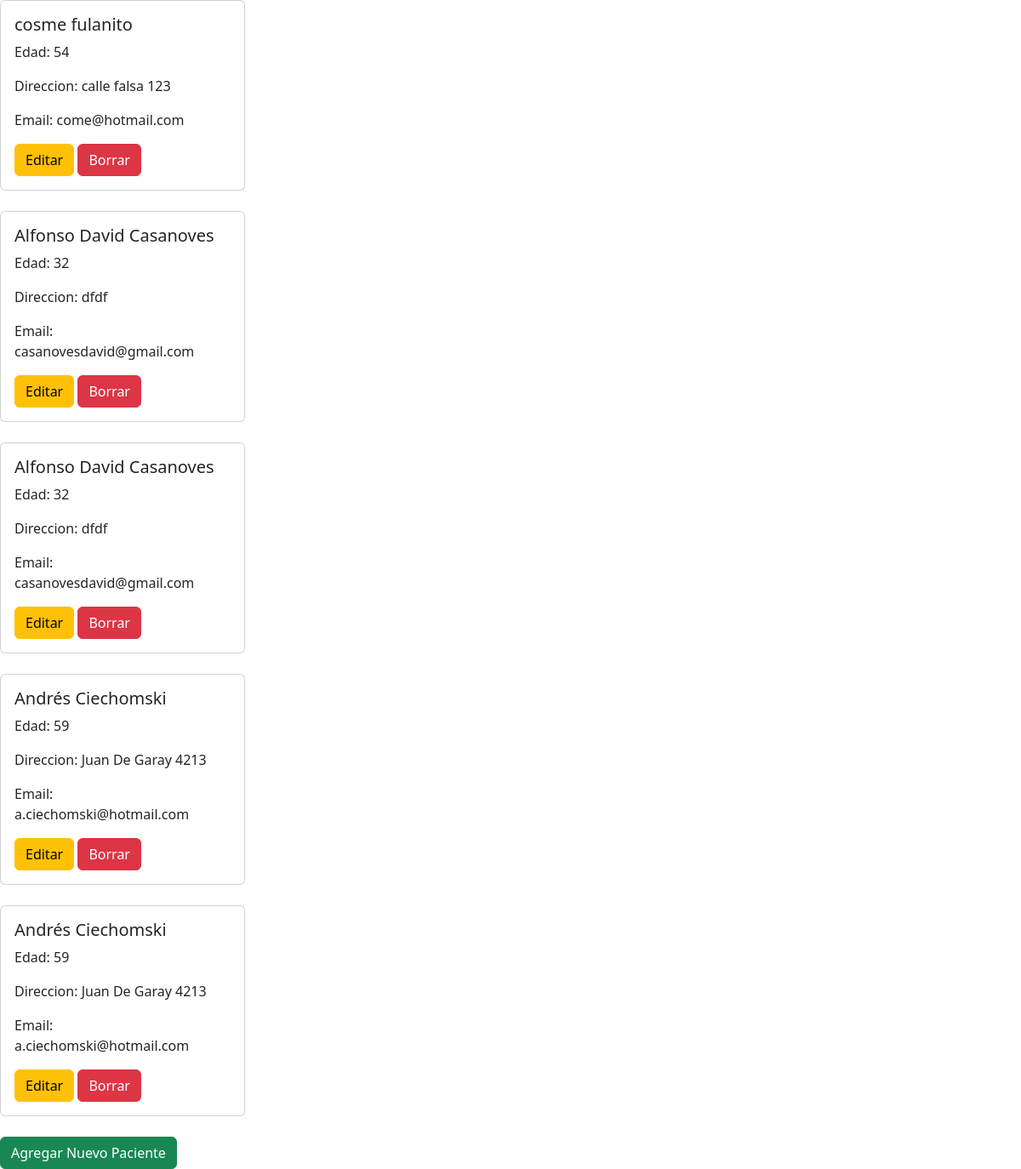
Screenshot of /BaseDeDatos/read_pacientes/ with the database file from the repository.
### BaseDeDatos/models.py (models this page shows)
class Paciente(models.Model):
    nombre = models.CharField(max_length=40)
    apellido = models.CharField(max_length=40)
    edad = models.IntegerField()
    fechadenacimiento = models.DateField()
    id = models.IntegerField(primary_key=True)
    direccion = models.CharField(max_length=40)
    ciudad = models.CharField(max_length=40)
    email = models.EmailField()

### BaseDeDatos/views.py (the view)
# urls.py: path('read_pacientes/', read_pacientes),
def read_pacientes(request=None):
    pacientes = Paciente.objects.all()
    return render(request, "CRUD/read_pacientes.html", {"pacientes": pacientes})

### BaseDeDatos/template/CRUD/read_pacientes.html (shortened to what this page needs)
{% load static %}
<link rel="stylesheet" href="{%static 'css/bootstrap.min.css'%}">
{% block contenido %}
    {% for paciente in pacientes %}
    <div class="card" style="width: 18rem;">
        <div class="card-body">
          <h5 class="card-title">{{paciente.nombre}} {{paciente.apellido}}</h5>
          <p class="card-text">Edad: {{paciente.edad}}</p>
          <p class="card-text">Direccion: {{paciente.direccion}}</p>
          <p class="card-text">Email: {{paciente.email}}</p>
          <a href="/BaseDeDatos/update_pacientes/{{paciente.id}}" class="btn btn-warning">Editar</a>
          <a href="/BaseDeDatos/delete_pacientes/{{paciente.id}}" class="btn btn-danger">Borrar</a>
        </div>
      </div>
    {% endfor %}
    <a class="btn btn-success" href="/BaseDeDatos/create_pacientes">Agregar Nuevo Paciente</a>
{% endblock %}

### rows the page displays
Paciente: nombre "cosme", apellido "fulanito", edad "54", direccion "calle falsa 123", email "come@hotmail.com"
Paciente: nombre "Alfonso David", apellido "Casanoves", edad "32", direccion "dfdf", email "casanovesdavid@gmail.com"
Paciente: nombre "Alfonso David", apellido "Casanoves", edad "32", direccion "dfdf", email "casanovesdavid@gmail.com"
Paciente: nombre "Andrés", apellido "Ciechomski", edad "59", direccion "Juan De Garay 4213", email "a.ciechomski@hotmail.com"
Paciente: nombre "Andrés", apellido "Ciechomski", edad "59", direccion "Juan De Garay 4213", email "a.ciechomski@hotmail.com"
